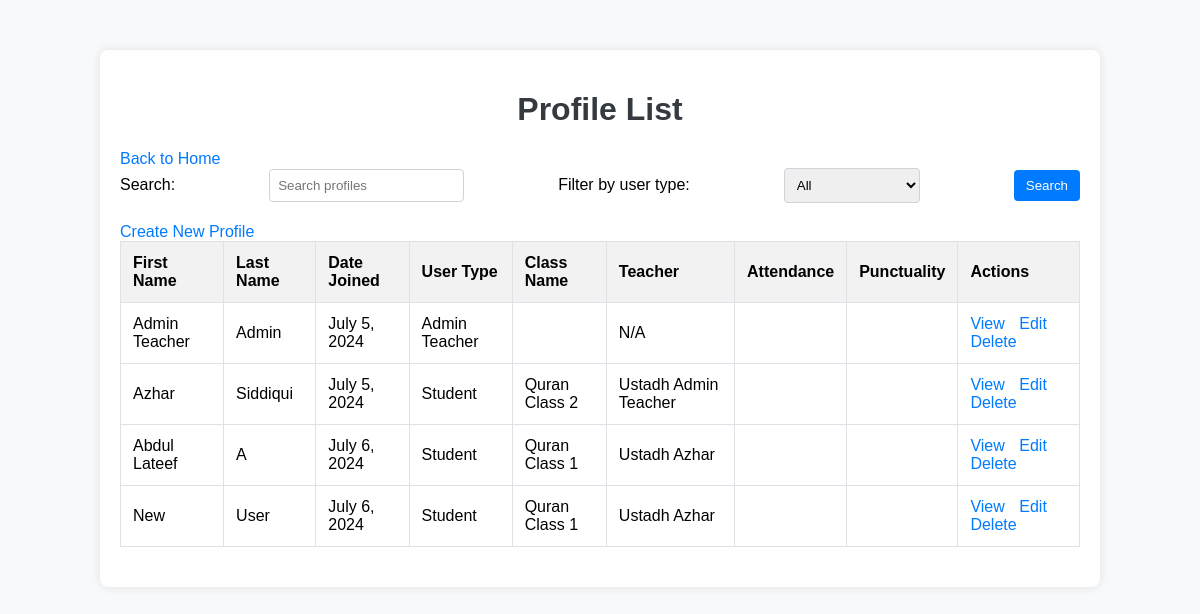
Before: /accounts/profiles/ (signed in) with the older database file.
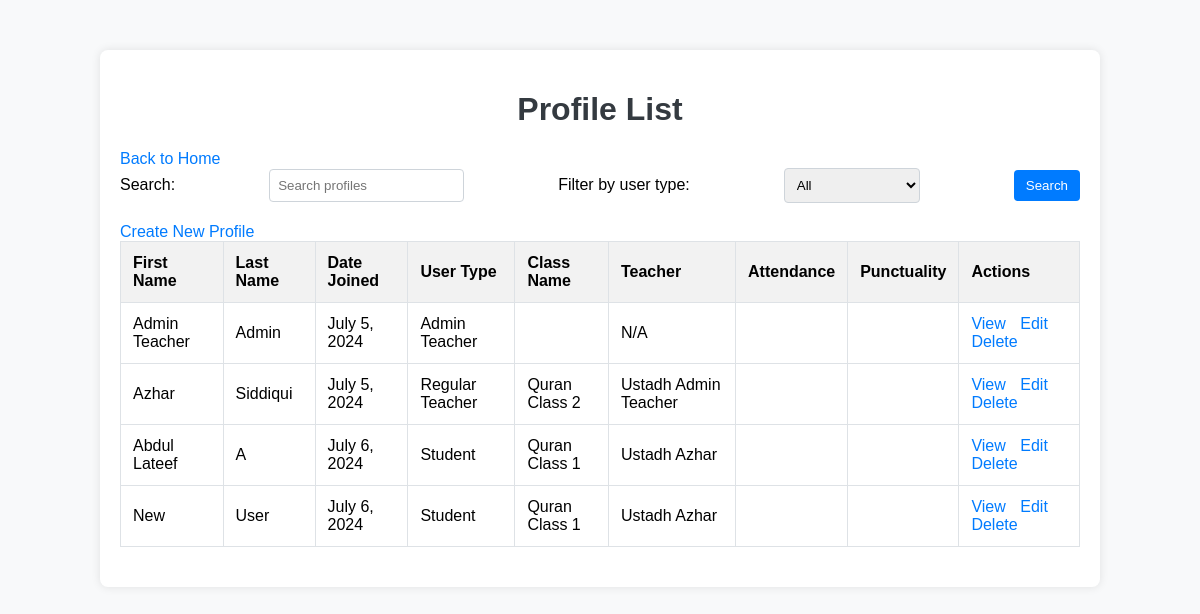
After: the same page with the newer database file.
### accounts/models.py (models this page shows, shortened)
class Profile(models.Model):
    ADMIN_TEACHER = 'admin_teacher'
    REGULAR_TEACHER = 'regular_teacher'
    STUDENT = 'student'
    WAITING_LIST = 'waiting_list'
    USER_TYPE_CHOICES = [
        (ADMIN_TEACHER, 'Admin Teacher'),
        (REGULAR_TEACHER, 'Regular Teacher'),
        (STUDENT, 'Student'),
        (WAITING_LIST, 'Waiting List'),
    ]
    user = models.OneToOneField(User, on_delete=models.CASCADE)
    user_type = models.CharField(max_length=20, choices=USER_TYPE_CHOICES, default=WAITING_LIST)
    class_name = models.ForeignKey(ClassName, on_delete=models.SET_NULL, null=True,blank=True, related_name='students')
    class Meta:
        verbose_name = "Profile"
        verbose_name_plural = "Profiles"

class ClassName(models.Model):
    QAIDAH = 'qaidah'
    QURAN_READING = 'quran_reading'
    HIFZ = 'hifz'
    NA = 'na'
    BOOK_CHOICES = [
        (QAIDAH, 'Qaidah'),
        (QURAN_READING, 'Quran Reading'),
        (HIFZ, 'Hifz'),
        (NA, 'N/A'),
    ]
    name = models.CharField(max_length=100)
    teacher = models.ForeignKey('Profile', on_delete=models.SET_NULL, null=True,
                                limit_choices_to={'user_type__in': ['admin_teacher', 'regular_teacher']})
    book = models.CharField(max_length=20, choices=BOOK_CHOICES, default=NA)
    created_at = models.DateTimeField(auto_now_add=True)
    class Meta:
        verbose_name = "Class"
        verbose_name_plural = "Classes"

### accounts/views.py (the view, shortened to what this page needs)
# urls.py: path('profiles/', ProfileListView.as_view(), name='profile-list'),
class ProfileListView(LoginRequiredMixin, ListView):
    model = Profile
    template_name = 'accounts/profiles_list.html'
    context_object_name = 'profiles'
    def get_queryset(self):
        queryset = Profile.objects.all()
        user_type = self.request.GET.get('user_type', None)
        search_query = self.request.GET.get('search', None)
        if user_type:
            queryset = queryset.filter(user_type=user_type)
        return queryset

### accounts/templates/accounts/profiles_list.html (shortened to what this page needs)
<!DOCTYPE html>
<html lang="en">
<head>
</head>
<body>
    <div class="container">
        <h1>Profile List</h1>
        <a href="{% url 'home' %}">Back to Home</a>
        <form method="get" action="{% url 'profile-list' %}">
            <label for="search">Search:</label>
            <input type="text" name="search" id="search" placeholder="Search profiles" value="{{ request.GET.search }}">
            <label for="user_type">Filter by user type:</label>
            <select name="user_type" id="user_type">
                <option value="">All</option>
            </select>
            <button type="submit">Search</button>
        </form>
        <a href="{% url 'profile-create' %}">Create New Profile</a>
        <table>
            <thead>
                <tr>
                    <th>First Name</th>
                    <th>Last Name</th>
                    <th>Date Joined</th>
                    <th>User Type</th>
                    <th>Class Name</th>
                    <th>Teacher</th>
                    <th>Attendance</th>
                    <th>Punctuality</th>
                    <th>Actions</th>
                </tr>
            </thead>
            <tbody>
                {% for profile in profiles %}
                    <tr>
                        <td>{{ profile.user.first_name }}</td>
                        <td>{{ profile.user.last_name }}</td>
                        <td>{{ profile.user.date_joined|date:"F j, Y" }}</td>
                        <td>{{ profile.get_user_type_display }}</td>
                        <td>{{ profile.class_name.name }}</td>
                        {% if profile.class_name.teacher %}
                        <td>Ustadh {{ profile.class_name.teacher.user.first_name }}</td>
                        {% else %}
                        <td>N/A</td>
                        {% endif %}
                        <td>{{ profile.attendance }}</td>
                        <td>{{ profile.punctuality }}</td>
                        <td class="actions">
                            <a href="{% url 'profile-detail' profile.pk %}">View</a>
                            <a href="{% url 'profile-update' profile.pk %}">Edit</a>
                            <a href="{% url 'profile-delete' profile.pk %}">Delete</a>
                        </td>
                    </tr>
                {% endfor %}
            </tbody>
        </table>
    </div>
</body>
</html>

Changed rows visible on the page:
changed Profile "Siddiqui": user_type "Student" → "Regular Teacher"
